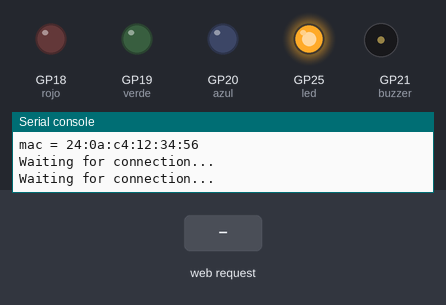
Bench run of a program on a simulated Raspberry Pi Pico running MicroPython. Parts: output pins drawn as LEDs (lit = HIGH), buzzer (waves = sounding, pin HIGH), the last lines printed to the serial console. The inputs (shaded band) are chosen by the test bench. WiFi joins after 1.5 s; values from a settings file that is not in the repository are placeholders.

Above: at 2.1 s.
At 4.4 s:
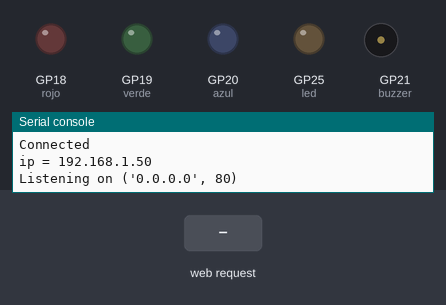
4.5 s: HTTP request GET / received
Timing chart, 0 to 7.5 s (numbered marks = the images above; inputs shaded):
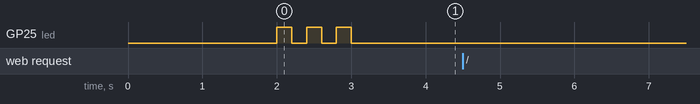

The program:

Practica.py
```python
import rp2
import network
import ubinascii
from machine import Pin,PWM
import urequests as requests
import time
from secrets import secrets
import socket
import utime

# Set country to avoid possible errors
rp2.country('DE')

wlan = network.WLAN(network.STA_IF)
wlan.active(True)
# If you need to disable powersaving mode
# wlan.config(pm = 0xa11140)

# See the MAC address in the wireless chip OTP
mac = ubinascii.hexlify(network.WLAN().config('mac'),':').decode()
print('mac = ' + mac)

# Other things to query
# print(wlan.config('channel'))
# print(wlan.config('essid'))
# print(wlan.config('txpower'))

# Load login data from different file for safety reasons
ssid = secrets['ssid']
pw = secrets['pw']

wlan.connect(ssid, pw)

# Wait for connection with 10 second timeout
timeout = 10
while timeout > 0:
    if wlan.status() < 0 or wlan.status() >= 3:
        break
    timeout -= 1
    print('Waiting for connection...')
    time.sleep(1)

# Define blinking function for onboard LED to indicate error codes
def blink_onboard_led(num_blinks):
    led = machine.Pin('LED', machine.Pin.OUT)
    for i in range(num_blinks):
        led.on()
        time.sleep(.2)
        led.off()
        time.sleep(.2)

# Handle connection error
# Error meanings
# 0  Link Down
# 1  Link Join
# 2  Link NoIp
# 3  Link Up
# -1 Link Fail
# -2 Link NoNet
# -3 Link BadAuth

wlan_status = wlan.status()
blink_onboard_led(wlan_status)

if wlan_status != 3:
    raise RuntimeError('Wi-Fi connection failed')
else:
    print('Connected')
    status = wlan.ifconfig()
    print('ip = ' + status[0])

# Function to load in html page
def get_html(html_name):
    with open(html_name, 'r') as file:
        html = file.read()

    return html

# HTTP server with socket
addr = socket.getaddrinfo('0.0.0.0', 80)[0][-1]

s = socket.socket()
s.bind(addr)
s.listen(1)

print('Listening on', addr)
led = machine.Pin('LED', machine.Pin.OUT)

#Servo
servo = PWM(Pin(0))
servo.freq(50)

#LED
rojo = Pin(18,Pin.OUT)
verde = Pin(19,Pin.OUT)
azul = Pin(20,Pin.OUT)
#BUZZER
buzzer = Pin(21,Pin.OUT)
# Listen for connections
while True:
    try:
        cl, addr = s.accept()
        print('Client connected from', addr)
        r = cl.recv(1024)
        # print(r)

        r = str(r)
        #Codigo Motor
        servo_on = r.find('?servo=on')
        servo_off = r.find('?servo=off')
        print('servo_on = ', servo_on)
        print('servo_off = ', servo_off)

        led_ON = r.find('?led=ON')
        led_OFF = r.find('?led=OFF')
        print('led_ON = ', led_ON)
        print('led_OFF = ', led_OFF)

        if servo_on > -1:
            servo.duty_u16(1311)
            time.sleep(0.5)

        if servo_off > -1:
            servo.duty_u16(7864)
            time.sleep(0.5)

        #Codigo Alarma

        if led_OFF >-1:
            rojo.off()
            verde.off()
            azul.off()
            buzzer.off()

        if led_ON >-1:

            rojo.off()
            verde.on()
            for i in range (3):
                buzzer.on()
                utime.sleep_ms(500)
                buzzer.off()
                utime.sleep_ms(500)
            verde.off()
            azul.on()
            for i in range (5):
                buzzer.on()
                utime.sleep_ms(100)
                buzzer.off()
                utime.sleep_ms(100)
            azul.off()
            rojo.on()
            utime.sleep_ms(3000)

        response = get_html('index.html')
        cl.send('HTTP/1.0 200 OK\r\nContent-type: text/html\r\n\r\n')
        cl.send(response)
        cl.close()

    except OSError as e:
        cl.close()
        print('Connection closed')
```
